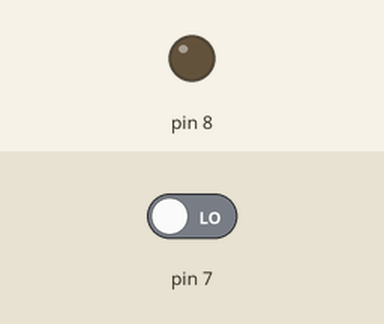
This sketch was run on a simulated Arduino Uno, built with avr-gcc and run on an emulated ATmega328P. Shown: output pins drawn as LEDs (lit = HIGH). The inputs (shaded band) are chosen by the test bench; at power-on: pin 7 LOW.

Above: at 1.2 s.
1.3 s: pin 7 driven HIGH
At 2.6 s:
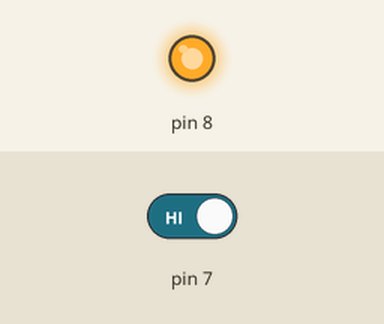
4.3 s: pin 7 driven LOW
At 5.6 s:
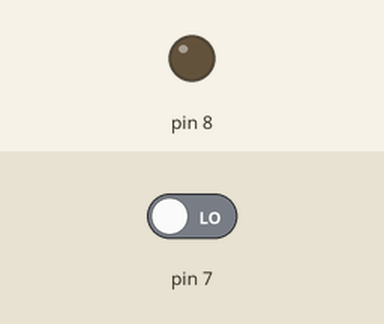
Timing chart, 0 to 7.3 s (numbered marks = the images above; inputs shaded):
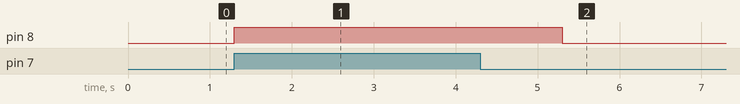

Measured:
- after the input at 1.3 s, pin 8: LOW → HIGH at once
- after the input at 4.3 s, pin 8: HIGH → LOW after 1.0 s

The sketch:

code.ino
```cpp
void setup()
{
  pinMode(7, INPUT);
  pinMode(8, OUTPUT);
}

void loop()
{
  digitalWrite(8, LOW);
  if (digitalRead(7) == HIGH)
  {
  	digitalWrite(8, HIGH);
    delay(2000);
    digitalWrite(8, LOW);
  }
}
```
